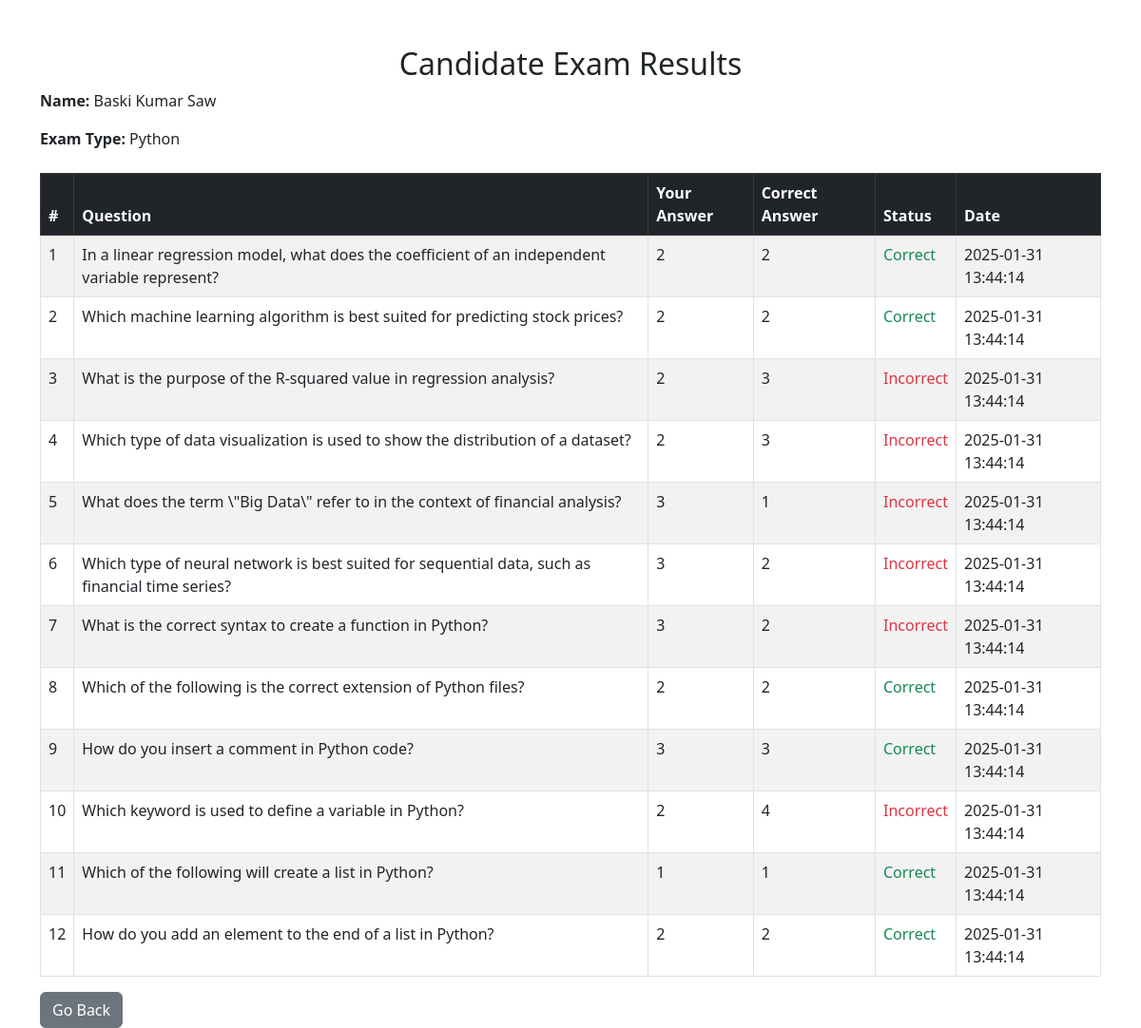
Page /show_result_details.php?id=9 on the committed database.
### tables this page shows
CREATE TABLE `candidates` (
  `id` int(8) NOT NULL,
  `name` varchar(255) NOT NULL,
  `mobile` varchar(15) NOT NULL,
  `email` varchar(100) NOT NULL,
  `password` varchar(100) NOT NULL,
  `exam_type` varchar(100) NOT NULL,
  `designation` varchar(100) NOT NULL,
  `total_marks` int(4) NOT NULL,
  `sec_code` varchar(10) NOT NULL,
  `exam_duration` varchar(10) NOT NULL,
  `status` varchar(50) NOT NULL,
  `is_exam_completed` tinyint(1) DEFAULT 0
);

CREATE TABLE `question_results` (
  `id` int(11) NOT NULL,
  `candidate_id` int(11) NOT NULL,
  `exam_type` varchar(255) NOT NULL,
  `question_id` int(11) NOT NULL,
  `question` text NOT NULL,
  `user_answer` int(11) NOT NULL,
  `correct_option` int(11) NOT NULL,
  `status` varchar(50) NOT NULL,
  `created_at` timestamp NOT NULL DEFAULT current_timestamp()
);

### show_result_details.php (the view, shortened to what this page needs)
<?php
$candidate_id = intval($_GET['id']);
include 'conn.php';
$candidate_sql = "SELECT name, exam_type FROM candidates WHERE id = $candidate_id";
$candidate_result = $conn->query($candidate_sql);
$candidate = $candidate_result->fetch_assoc();
$results_sql = "SELECT * FROM question_results WHERE candidate_id = $candidate_id";
$results = $conn->query($results_sql);
?>
<!DOCTYPE html>
<html>
<head>
    <link rel="stylesheet" href="https://cdnjs.cloudflare.com/ajax/libs/bootstrap/5.3.0/css/bootstrap.min.css">
</head>
<body>
<div class="container mt-5">
    <h2 class="text-center">Candidate Exam Results</h2>
    <div class="mb-4">
        <p><strong>Name:</strong> <?php echo htmlspecialchars($candidate['name']); ?></p>
        <p><strong>Exam Type:</strong> <?php echo htmlspecialchars($candidate['exam_type']); ?></p>
    </div>
    <?php if ($results->num_rows > 0) { ?>
        <div class="table-responsive">
            <table class="table table-bordered table-striped">
                <thead class="table-dark">
                    <tr>
                        <th>#</th>
                        <th>Question</th>
                        <th>Your Answer</th>
                        <th>Correct Answer</th>
                        <th>Status</th>
                        <th>Date</th>
                    </tr>
                </thead>
                <tbody>
                    <?php
                    $index = 1;
                    while ($row = $results->fetch_assoc()) {
                        $status_class = $row['status'] === 'Correct' ? 'text-success' : 'text-danger';
                    ?>
                        <tr>
                            <td><?php echo $index++; ?></td>
                            <td><?php echo htmlspecialchars($row['question']); ?></td>
                            <td><?php echo htmlspecialchars($row['user_answer']); ?></td>
                            <td><?php echo htmlspecialchars($row['correct_option']); ?></td>
                            <td class="<?php echo $status_class; ?>"><?php echo $row['status']; ?></td>
                            <td><?php echo htmlspecialchars($row['created_at']); ?></td>
                        </tr>
                    <?php } ?>
                </tbody>
            </table>
        </div>
    <?php } else { ?>
        <p class="text-center text-warning">No results found for Candidate ID: <?php echo $candidate_id; ?></p>
    <?php } ?>
    <a href="javascript:void(0);" class="btn btn-secondary" onclick="window.location.href='show_candidate.php';">Go Back</a>

### rows in the picture
candidates: name "Baski Kumar Saw", exam_type "Python"
question_results: question "In a linear regression model, what does the coefficient of an independent variable represent?", user_answer "2", correct_option "2", status "Correct", created_at "2025-01-31 13:44:14"
question_results: question "Which machine learning algorithm is best suited for predicting stock prices?", user_answer "2", correct_option "2", status "Correct", created_at "2025-01-31 13:44:14"
question_results: question "What is the purpose of the R-squared value in regression analysis?", user_answer "2", correct_option "3", status "Incorrect", created_at "2025-01-31 13:44:14"
question_results: question "Which type of data visualization is used to show the distribution of a dataset?", user_answer "2", correct_option "3", status "Incorrect", created_at "2025-01-31 13:44:14"
question_results: question "What does the term \\\"Big Data\\\" refer to in the context of financial analysis?", user_answer "3", correct_option "1", status "Incorrect", created_at "2025-01-31 13:44:14"
question_results: question "Which type of neural network is best suited for sequential data, such as financial time series?", user_answer "3", correct_option "2", status "Incorrect", created_at "2025-01-31 13:44:14"
question_results: question "What is the correct syntax to create a function in Python?", user_answer "3", correct_option "2", status "Incorrect", created_at "2025-01-31 13:44:14"
question_results: question "Which of the following is the correct extension of Python files?", user_answer "2", correct_option "2", status "Correct", created_at "2025-01-31 13:44:14"
question_results: question "How do you insert a comment in Python code?", user_answer "3", correct_option "3", status "Correct", created_at "2025-01-31 13:44:14"
question_results: question "Which keyword is used to define a variable in Python?", user_answer "2", correct_option "4", status "Incorrect", created_at "2025-01-31 13:44:14"
question_results: question "Which of the following will create a list in Python?", user_answer "1", correct_option "1", status "Correct", created_at "2025-01-31 13:44:14"
question_results: question "How do you add an element to the end of a list in Python?", user_answer "2", correct_option "2", status "Correct", created_at "2025-01-31 13:44:14"
